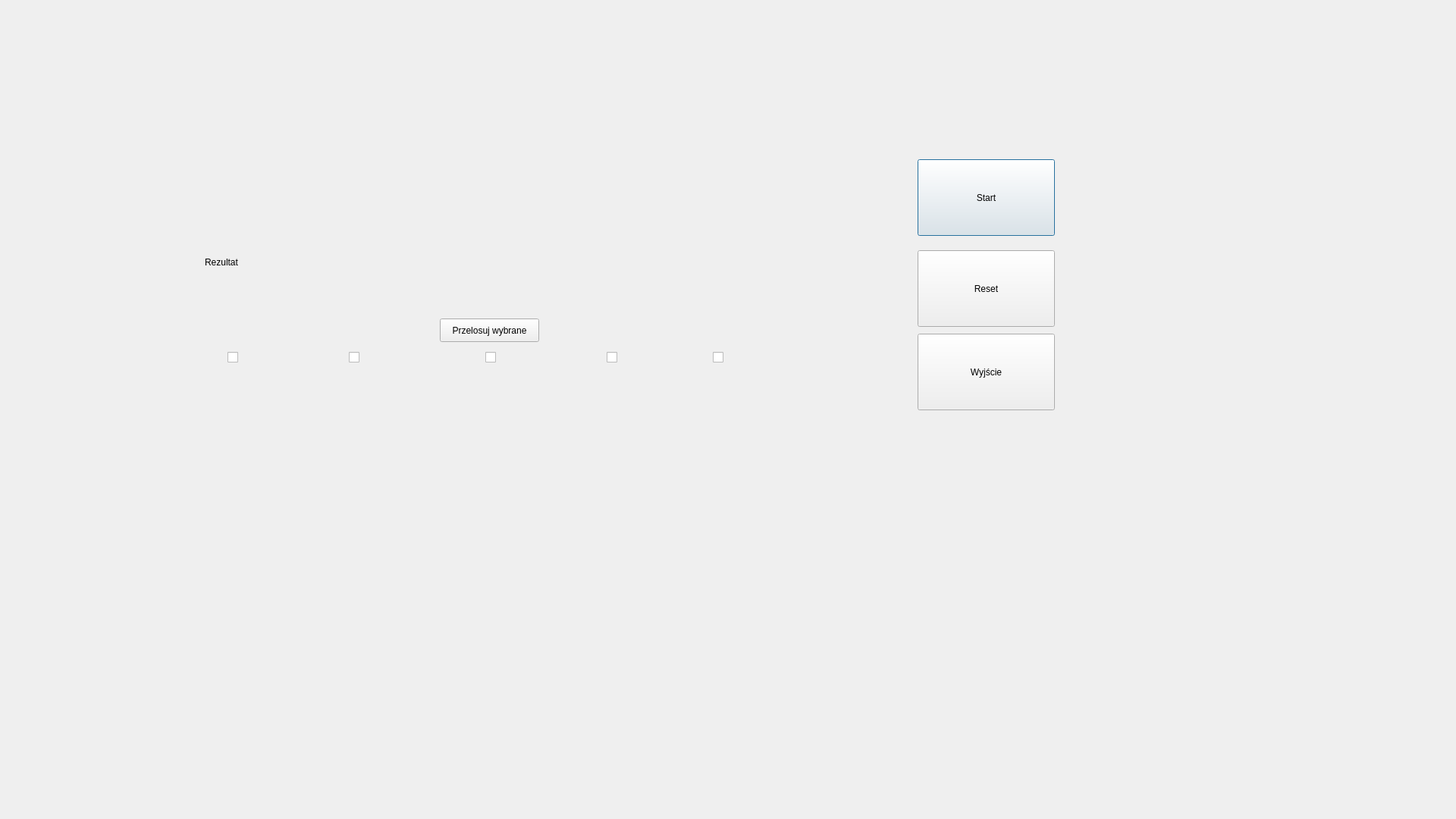
<?xml version="1.0" encoding="UTF-8"?>
<ui version="4.0">
 <class>dice</class>
 <widget class="QDialog" name="dice">
  <property name="geometry">
   <rect>
    <x>0</x>
    <y>0</y>
    <width>1920</width>
    <height>1080</height>
   </rect>
  </property>
  <property name="windowTitle">
   <string>Dialog</string>
  </property>
  <widget class="QWidget" name="gridLayoutWidget">
   <property name="geometry">
    <rect>
     <x>240</x>
     <y>60</y>
     <width>851</width>
     <height>151</height>
    </rect>
   </property>
   <layout class="QGridLayout" name="enemyDicesLayout">
    <property name="sizeConstraint">
     <enum>QLayout::SetDefaultConstraint</enum>
    </property>
   </layout>
  </widget>
  <widget class="QPushButton" name="btnStart">
   <property name="geometry">
    <rect>
     <x>1210</x>
     <y>210</y>
     <width>181</width>
     <height>101</height>
    </rect>
   </property>
   <property name="text">
    <string>Start</string>
   </property>
  </widget>
  <widget class="QPushButton" name="btnExit">
   <property name="geometry">
    <rect>
     <x>1210</x>
     <y>440</y>
     <width>181</width>
     <height>101</height>
    </rect>
   </property>
   <property name="text">
    <string>Wyjście</string>
   </property>
  </widget>
  <widget class="QPushButton" name="btnReset">
   <property name="geometry">
    <rect>
     <x>1210</x>
     <y>330</y>
     <width>181</width>
     <height>101</height>
    </rect>
   </property>
   <property name="text">
    <string>Reset</string>
   </property>
  </widget>
  <widget class="QWidget" name="gridLayoutWidget_2">
   <property name="geometry">
    <rect>
     <x>240</x>
     <y>510</y>
     <width>851</width>
     <height>151</height>
    </rect>
   </property>
   <layout class="QGridLayout" name="playerDicesLayout"/>
  </widget>
  <widget class="QLabel" name="lblResult">
   <property name="geometry">
    <rect>
     <x>270</x>
     <y>320</y>
     <width>291</width>
     <height>51</height>
    </rect>
   </property>
   <property name="autoFillBackground">
    <bool>false</bool>
   </property>
   <property name="text">
    <string>Rezultat</string>
   </property>
  </widget>
  <widget class="QCheckBox" name="cbDice_1">
   <property name="geometry">
    <rect>
     <x>300</x>
     <y>460</y>
     <width>78</width>
     <height>22</height>
    </rect>
   </property>
   <property name="text">
    <string/>
   </property>
  </widget>
  <widget class="QCheckBox" name="cbDice_2">
   <property name="geometry">
    <rect>
     <x>460</x>
     <y>460</y>
     <width>78</width>
     <height>22</height>
    </rect>
   </property>
   <property name="text">
    <string/>
   </property>
  </widget>
  <widget class="QCheckBox" name="cbDice_3">
   <property name="geometry">
    <rect>
     <x>640</x>
     <y>460</y>
     <width>78</width>
     <height>22</height>
    </rect>
   </property>
   <property name="text">
    <string/>
   </property>
  </widget>
  <widget class="QCheckBox" name="cbDice_4">
   <property name="geometry">
    <rect>
     <x>800</x>
     <y>460</y>
     <width>78</width>
     <height>22</height>
    </rect>
   </property>
   <property name="text">
    <string/>
   </property>
  </widget>
  <widget class="QCheckBox" name="cbDice_5">
   <property name="geometry">
    <rect>
     <x>940</x>
     <y>460</y>
     <width>78</width>
     <height>22</height>
    </rect>
   </property>
   <property name="text">
    <string/>
   </property>
  </widget>
  <widget class="QPushButton" name="btnReroll">
   <property name="geometry">
    <rect>
     <x>580</x>
     <y>420</y>
     <width>131</width>
     <height>31</height>
    </rect>
   </property>
   <property name="text">
    <string>Przelosuj wybrane</string>
   </property>
  </widget>
 </widget>
 <resources/>
 <connections/>
</ui>
